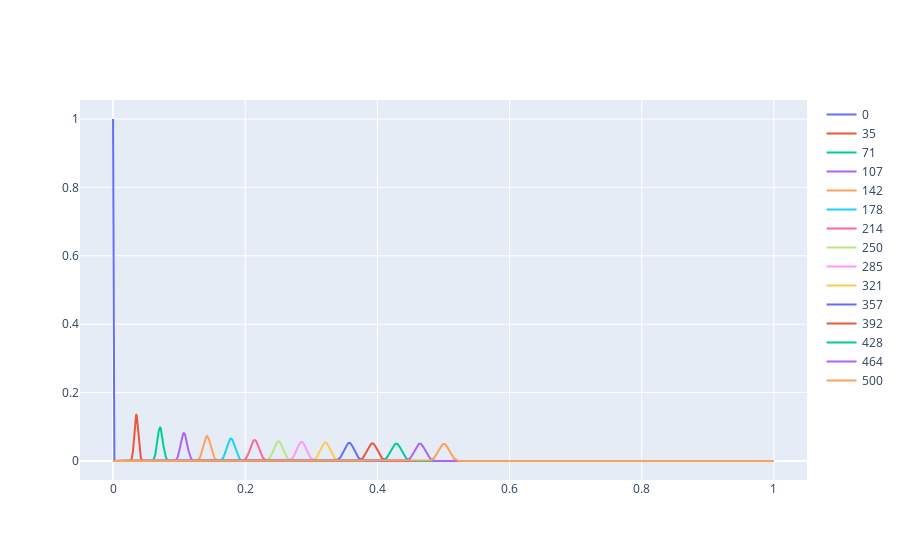

The notebook cell this image was saved under:
### Code cell
multiplier= precision / Nsamp

init_freq= np.linspace(1,10000,15,dtype=int)
init_freq= init_freq * multiplier
init_freq= np.array(init_freq,dtype= int)

gen_time= 10

freq_prog= [freq_progression(int(x),n_gens= gen_time, freq_matrix= freq_matrix) for x in init_freq]

fig= [go.Scatter(
    x= np.linspace(0,1,freq_matrix.shape[0]),
    y= freq_prog[x],
    name= str(init_freq[x])
) for x in list(range(len(init_freq)))]

layout= go.Layout(
    xaxis= dict(
        range= [-0.05,1.05]
    )
)

figure= go.Figure(data= fig,layout= layout)
iplot(figure)

### Figure 1 — Plotly figure (JSON) as saved in the notebook; plotly's stock layout.template omitted (floating-point values rounded to 4 significant figures; data arrays with more than 128 entries replaced by an {"elided": "..."} marker saying what was removed)
{"data": [{"name": "0", "type": "scatter", "x": {"elided": "1000 float values"}, "y": {"elided": "1000 float values"}}, {"name": "35", "type": "scatter", "x": {"elided": "1000 float values"}, "y": {"elided": "1000 float values"}}, {"name": "71", "type": "scatter", "x": {"elided": "1000 float values"}, "y": {"elided": "1000 float values"}}, {"name": "107", "type": "scatter", "x": {"elided": "1000 float values"}, "y": {"elided": "1000 float values"}}, {"name": "142", "type": "scatter", "x": {"elided": "1000 float values"}, "y": {"elided": "1000 float values"}}, {"name": "178", "type": "scatter", "x": {"elided": "1000 float values"}, "y": {"elided": "1000 float values"}}, {"name": "214", "type": "scatter", "x": {"elided": "1000 float values"}, "y": {"elided": "1000 float values"}}, {"name": "250", "type": "scatter", "x": {"elided": "1000 float values"}, "y": {"elided": "1000 float values"}}, {"name": "285", "type": "scatter", "x": {"elided": "1000 float values"}, "y": {"elided": "1000 float values"}}, {"name": "321", "type": "scatter", "x": {"elided": "1000 float values"}, "y": {"elided": "1000 float values"}}, {"name": "357", "type": "scatter", "x": {"elided": "1000 float values"}, "y": {"elided": "1000 float values"}}, {"name": "392", "type": "scatter", "x": {"elided": "1000 float values"}, "y": {"elided": "1000 float values"}}, {"name": "428", "type": "scatter", "x": {"elided": "1000 float values"}, "y": {"elided": "1000 float values"}}, {"name": "464", "type": "scatter", "x": {"elided": "1000 float values"}, "y": {"elided": "1000 float values"}}, {"name": "500", "type": "scatter", "x": {"elided": "1000 float values"}, "y": {"elided": "1000 float values"}}], "layout": {"xaxis": {"range": [-0.05, 1.05]}}}
